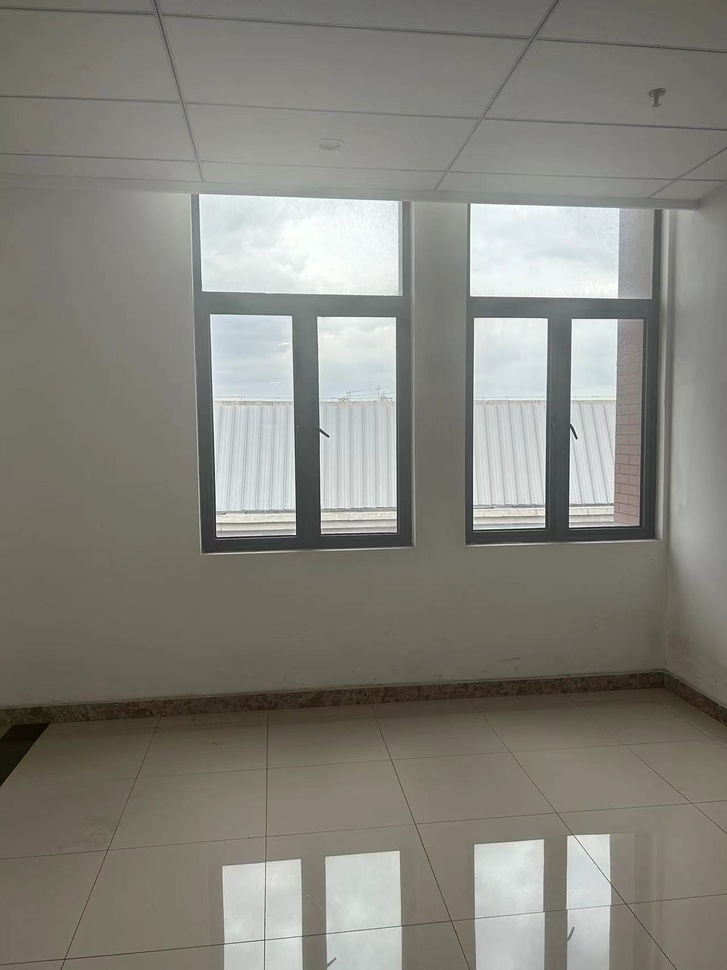
#> input picture 计算机视觉实践-练习4/img1.jpg, 727 x 970 px, shrunk from 1280 x 1707 before the run
$ jupyter execute practice-1.ipynb
#> lines starting #> are read from the running program, lines starting #| are printed output that depends on the picture
[cell 1]
import cv2
import numpy as np
from matplotlib import pyplot as plt
# 读入待变换图片和参考图片
img1 = cv2.imread('img1.jpg')
#> img1 is the input picture: shape (970, 727, 3); mean B, G, R 123.6, 131.4, 132.6
img2 = cv2.imread('img2.jpg')
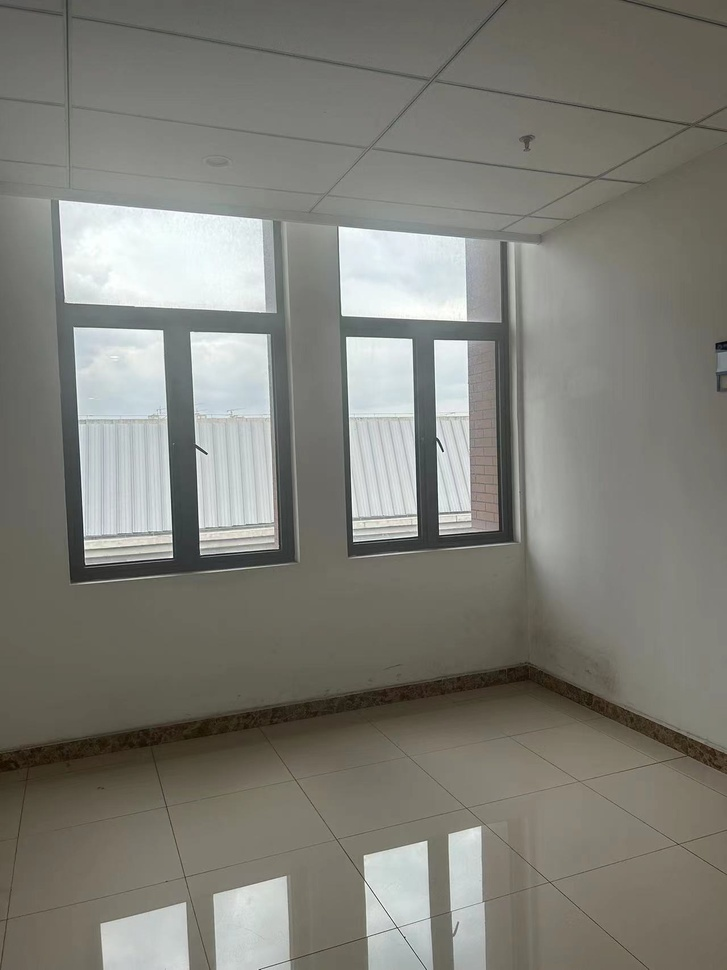
#> input picture 计算机视觉实践-练习4/img2.jpg, 727 x 970 px, shrunk from 1280 x 1707 before the run
#> img2 is the input picture: shape (970, 727, 3); mean B, G, R 119.9, 127.2, 127.7

# 创建SIFT特征提取器
sift = cv2.SIFT_create()

# 检测关键点并计算描述符
kp1, des1 = sift.detectAndCompute(img1, None)
#> kp1 = 302 keypoints; strongest (x, y, size): (322, 532, 1.9), (218, 529, 2.8), (474, 522, 2.2), (218, 519, 4.5)
kp2, des2 = sift.detectAndCompute(img2, None)
#> kp2 = 293 keypoints; strongest (x, y, size): (172, 557, 1.9), (85, 548, 2.2), (347, 338, 2.1), (452, 357, 22.9)

# 创建FLANN匹配器
FLANN_INDEX_KDTREE = 0
index_params = dict(algorithm=FLANN_INDEX_KDTREE, trees=5)
search_params = dict(checks=50)
flann = cv2.FlannBasedMatcher(index_params, search_params)

# 特征点匹配
matches = flann.knnMatch(des1, des2, k=2)
#> matches = 302 matches

# 过滤匹配点，取优秀匹配
good = []
for m, n in matches:
    if m.distance < 0.7 * n.distance:
        good.append(m)
#> after the loop, good = 71 matches

# 绘制匹配结果
img_match = cv2.drawMatches(img1, kp1, img2, kp2, good, None, flags=2)
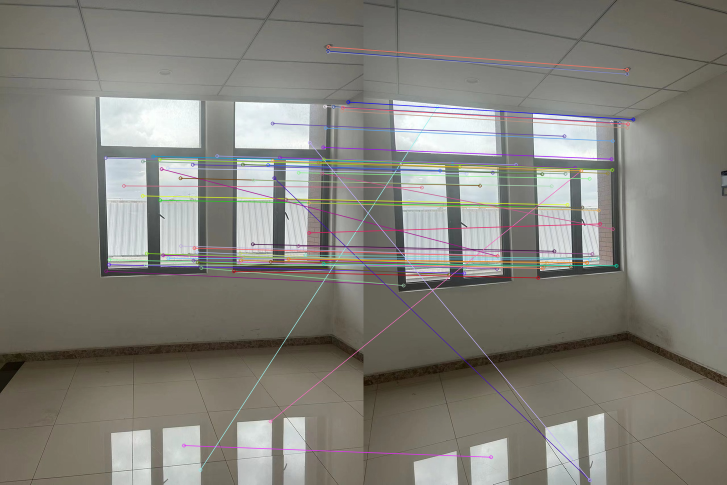
#> img_match: shape (970, 1454, 3) (shown at 1/2 size); mean B, G, R 121.5, 128.4, 130.1

# 显示匹配结果
plt.imshow( img_match),plt.show()

# 获取匹配点坐标
src_pts = np.float32([kp1[m.queryIdx].pt for m in good]).reshape(-1, 1, 2)
#> src_pts = 71 rows, first 8: [211, 315.4], [211, 315.4], [211.9, 542], [217.6, 528.8], [218.4, 519.1], [247.5, 371.4], [285, 391.3], [285.4, 322.5]
dst_pts = np.float32([kp2[m.trainIdx].pt for m in good]).reshape(-1, 1, 2)
#> dst_pts = 71 rows, first 8: [74.46, 328.3], [74.46, 328.3], [79.71, 570.6], [201.1, 546.4], [202, 536.1], [116.2, 374.6], [407.4, 409.3], [403.5, 347.3]

# 计算单应性矩阵
H, _ = cv2.findHomography(src_pts, dst_pts, cv2.RANSAC, 5.0)
#> H = [[1.25, 0.0342, -198], [0.161, 1.11, -36.57], [0.000401, -5.16e-05, 1]]

# 对待变换图片进行单应性变换
img_transformed = cv2.warpPerspective(img1, H, (img2.shape[1], img2.shape[0]))
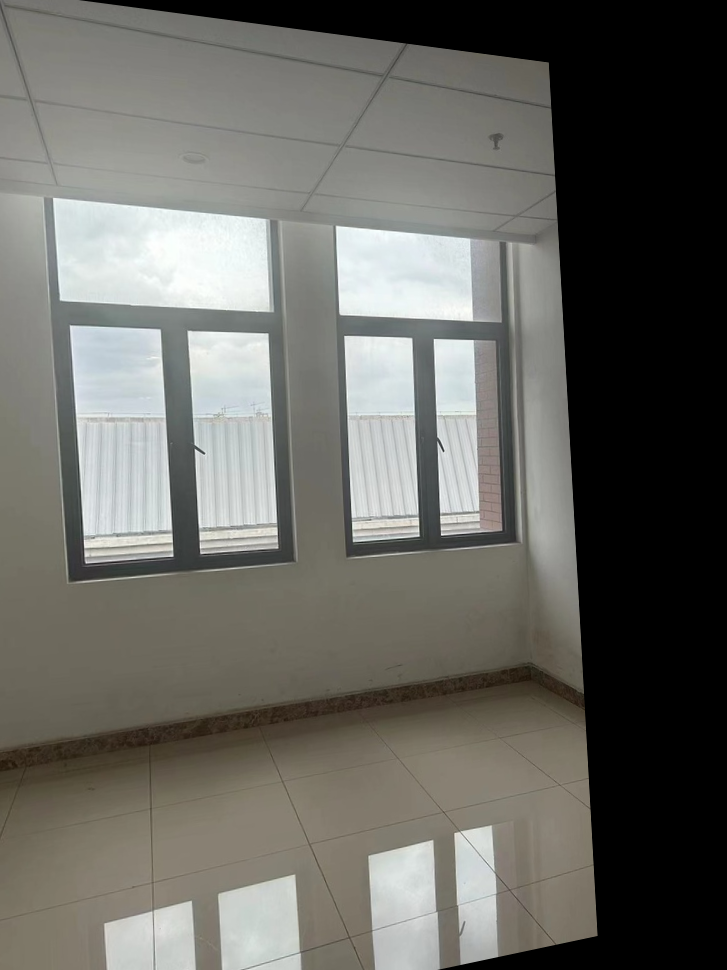
#> img_transformed: shape (970, 727, 3); mean B, G, R 98.9, 104.2, 104.7

# 显示变换后的图片
plt.imshow( img_transformed),plt.show()

# 保存变换后的图片
cv2.imwrite('transformed.jpg', img_transformed)
#> Out = True
